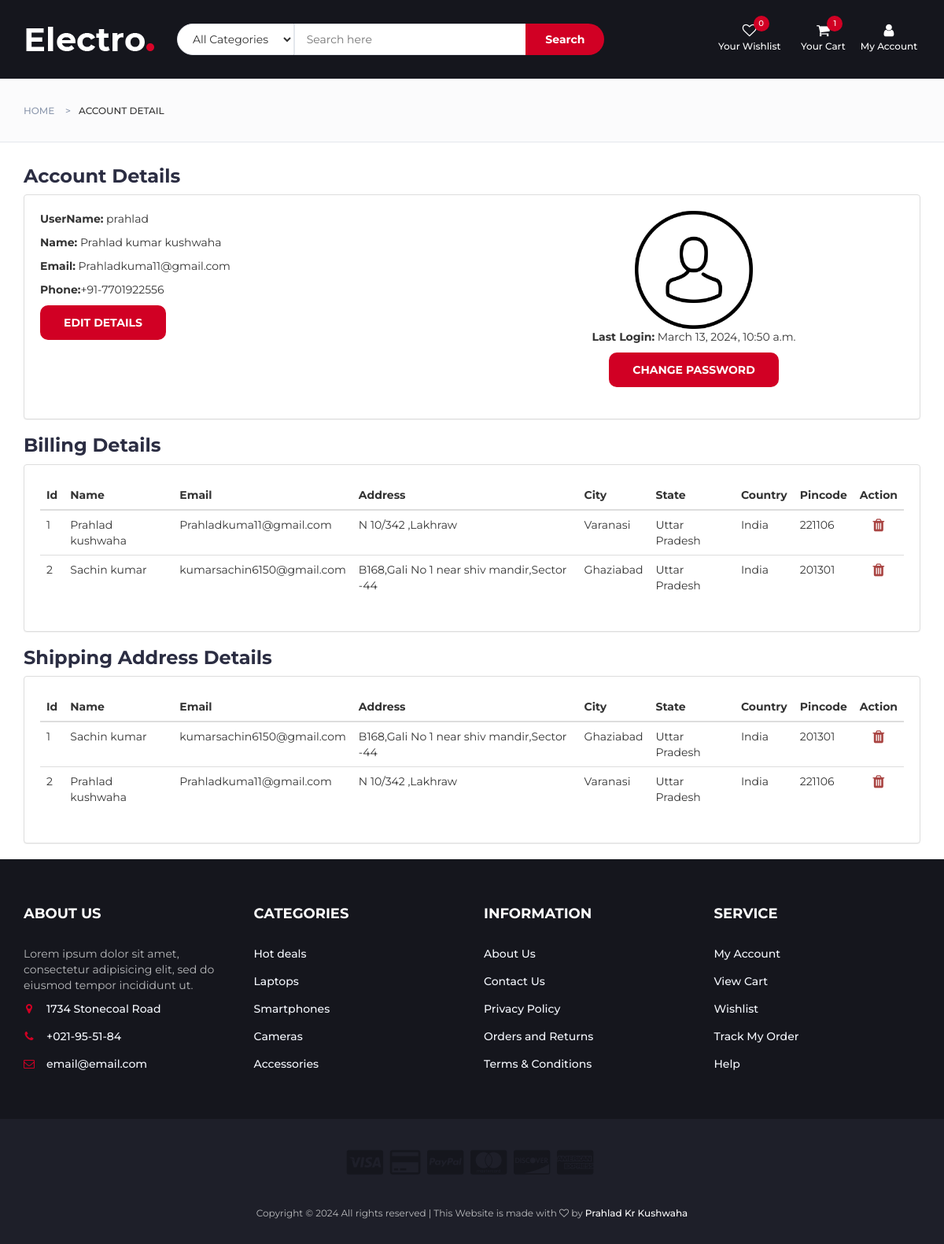
Before: /accdetail/ (signed in) with the older database file.
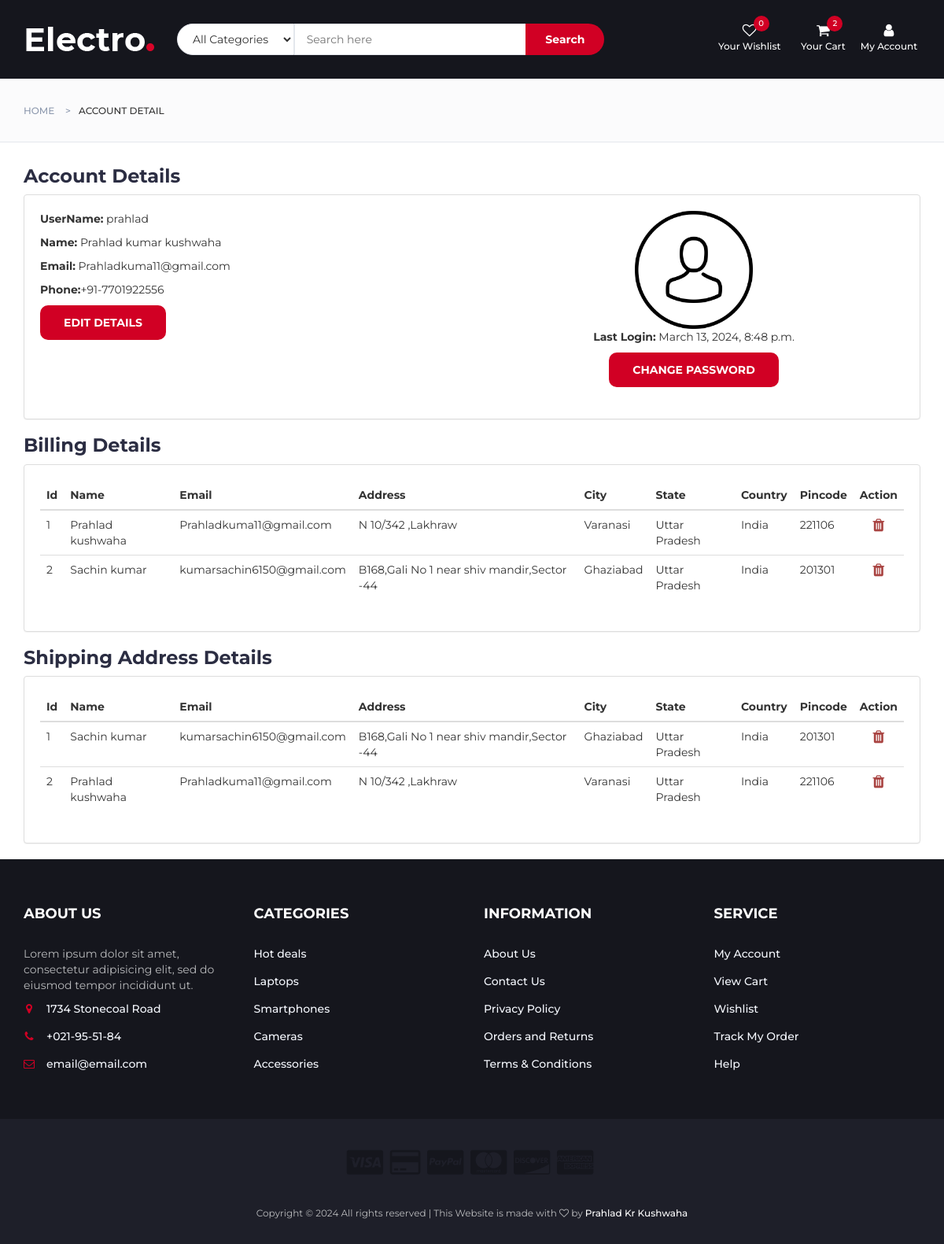
After: the same page with the newer database file.
### myapp/models.py (models this page shows)
class CustomUser(AbstractUser):
    mobile_number = models.CharField(max_length=10, blank=True, null=True)
    email = models.EmailField(unique=True)

### myapp/views.py (the view)
# urls.py: path('accdetail/',views.accDetail,name='accdetail'),
@login_required
def accDetail(request):
    index(request)
    user=request.user
    try:
        billingAddress=BillingAddress.objects.filter(user=user)
        shippingAddresses=ShippingAddress.objects.filter(user=user)
        billing_addresses_json = serializers.serialize('json', billingAddress)
        shipping_addresses_json = serializers.serialize('json', shippingAddresses)
        context={
            'billingAddress':billingAddress,
            'shippingAddresses':shippingAddresses,
            'billing_addresses_json':billing_addresses_json,
            'shipping_addresses_json':shipping_addresses_json
        }
    except :
        context={
            'billingAddress':None,
            'shippingAddresses':None,
            "billing_addresses_json":None,
            "shipping_addresses_json":None
        }
    return render(request,'accountDetail.html',context)

### myapp/models.py (called while the page is built)
    @property
    def get_imageURL(self):
        try:
            url = self.image.url
        except:
            url = ''
        return url

    def __str__(self):
        return self.name

### myapp/views.py (called while the page is built)
def index(request):
    return render(request,'index.html')

### myapp/templates/index.html (shortened to what this page needs)
{% extends "base.html" %}
{% load static %}

### myapp/templates/accountDetail.html (shortened to what the changed rows need)
{% extends 'base.html' %}
{% load static %}
{% block content %}
<div class="container">
    <div class="row row-reverse">
        <div class="col-md-12">
            <div class="panel panel-default">
                <div class="panel-body acc">
                    <div class="row">
                        <div class="col-md-6 ">
                            <div class="detail">
                                <p><strong>UserName:</strong> {{user.username}}</p>
                                <p><strong>Name:</strong> {{user.first_name}} {{user.last_name}}</p>
                                <p><strong>Email:</strong> {{user.email}}</p>
                                <p><strong>Phone:</strong>+91-{{user.mobile_number}}</p>
                                <button class="primary-btn cta-btn" data-toggle="modal" data-target="#editModal1">Edit Details</button>
                            </div>
                        </div>
                        <div class="col-md-6 col-xs-12">
                            <div class="img text-center">
                                <img src="{% static 'img/user.png' %}" alt="" height="150px">
                                <p><strong>Last Login:</strong> {{user.last_login}}</p>
                                <button class="primary-btn cta-btn" data-toggle="modal" data-target="#editModal2">Change Password</button>
                            </div>
                        </div>
                    </div>
                </div>
            </div>
        </div>
    </div>
    <div class="row">
        <div class="col-md-12">
            <div class="panel panel-default">
                <div class="panel-body">
                    <div class="table-responsive">
                        <table class="table table-hover " id="billingTable">
                            <thead>
                                <tr >
                                    <th>Id</th>
                                    <th>Name</th>
                                    <th>Email</th>
                                    <th>Address</th>
                                    <th>City</th>
                                    <th>State</th>
                                    <th>Country</th>
                                    <th>Pincode</th>
                                    <th>Action</th>
                                </tr>
                            </thead>
                        </table>
                    </div>
                </div>
            </div>
        </div>
    </div>
    <div class="row">
        <div class="col-md-12">
            <div class="panel panel-default">
                <div class="panel-body">
                    <div class="table-responsive">
                        <table class="table table-hover" id="billingTable">
                            <thead>
                                <tr>
                                    <th>Id</th>
                                    <th> Name</th>
                                    <th>Email</th>
                                    <th>Address</th>
                                    <th>City</th>
                                    <th>State</th>
                                    <th>Country</th>
                                    <th>Pincode</th>
                                    <th>Action</th>
                                </tr>
                            </thead>
                        </table>
                    </div>
                </div>
            </div>
        </div>
    </div>
</div>
{% endblock %}

Changed rows visible on the page:
changed CustomUser "prahlad": last_login "March 13, 2024, 10:50 a.m." → "March 13, 2024, 8:48 p.m."
Other visible differences:
{{ data.total_item }}: "1" → "2"
